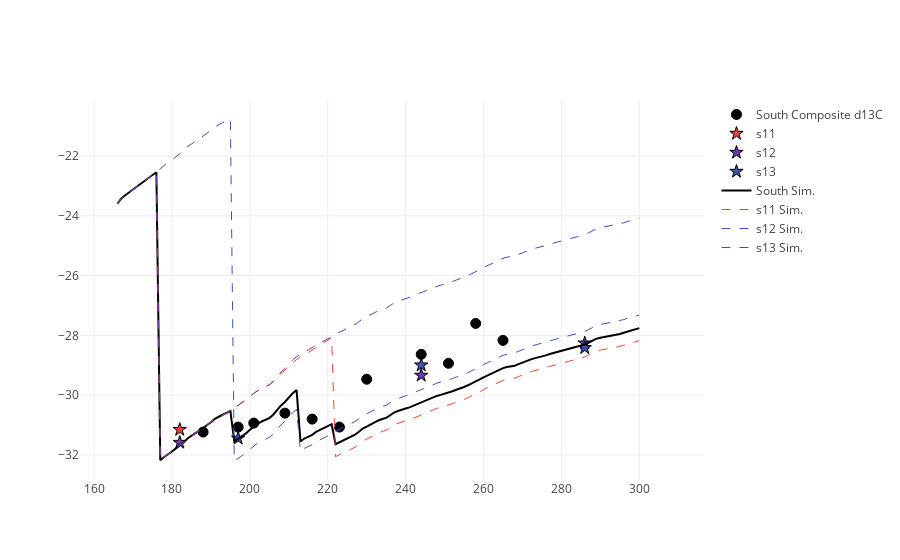

Notebook cell for this chart:
### Code cell
%matplotlib inline
import plotlycred
figname = 'Soils' + variable + transect + '.png'

online = False
if online:
    # fig = py.iplot(data) 
    fig = go.Figure(data=data) # , layout=layout)
    py.image.save_as(fig, filename=figname)
else:
    iplot(data)

### Figure 1 — Plotly figure (JSON) as saved in the notebook; plotly's stock layout.template omitted (floating-point values rounded to 4 significant figures; data arrays with more than 128 entries replaced by an {"elided": "..."} marker saying what was removed)
{"data": [{"marker": {"color": "black", "line": {"color": "black", "width": 1}, "size": 10, "symbol": "circle"}, "mode": "markers", "name": "South Composite d13C", "type": "scatter", "x": {"elided": "135 int values"}, "y": {"elided": "135 float values"}}, {"marker": {"color": "#F44336", "line": {"color": "black", "width": 1}, "size": 10, "symbol": "star"}, "mode": "markers", "name": "s11", "type": "scatter", "x": {"elided": "135 int values"}, "y": {"elided": "135 float values"}}, {"marker": {"color": "#673AB7", "line": {"color": "black", "width": 1}, "size": 10, "symbol": "star"}, "mode": "markers", "name": "s12", "type": "scatter", "x": {"elided": "135 int values"}, "y": {"elided": "135 float values"}}, {"marker": {"color": "#3F51B5", "line": {"color": "black", "width": 1}, "size": 10, "symbol": "star"}, "mode": "markers", "name": "s13", "type": "scatter", "x": {"elided": "135 int values"}, "y": {"elided": "135 float values"}}, {"marker": {"color": "black"}, "mode": "lines", "name": "South Sim.", "type": "scatter", "x": {"elided": "135 int values"}, "y": {"elided": "135 float values"}}, {"line": {"color": "#F44336", "dash": "dash", "width": 1}, "name": "s11 Sim.", "type": "scatter", "x": {"elided": "135 int values"}, "y": {"elided": "135 float values"}}, {"line": {"color": "#673AB7", "dash": "dash", "width": 1}, "name": "s12 Sim.", "type": "scatter", "x": {"elided": "135 int values"}, "y": {"elided": "135 float values"}}, {"line": {"color": "#3F51B5", "dash": "dash", "width": 1}, "name": "s13 Sim.", "type": "scatter", "x": {"elided": "135 int values"}, "y": {"elided": "135 float values"}}], "layout": {}}
